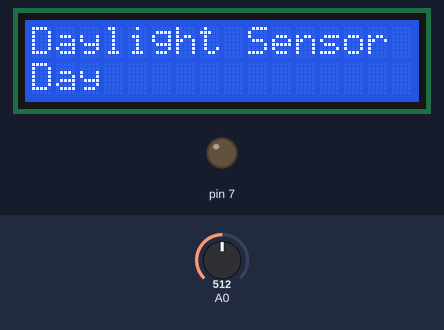
Bench run of a sketch on a simulated Arduino Uno, built with avr-gcc and run on an emulated ATmega328P. Shown: 16×2 character LCD, output pins drawn as LEDs (lit = HIGH). The inputs (shaded band) are chosen by the test bench; at power-on: A0 = 512.

Above: at 1.2 s.
1.3 s: A0 set to 463
2.8 s: A0 set to 441
At 3.4 s:
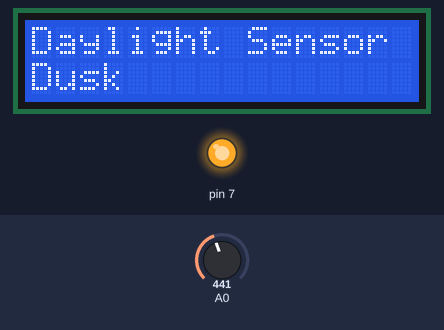
4.3 s: A0 set to 689
At 5.5 s:
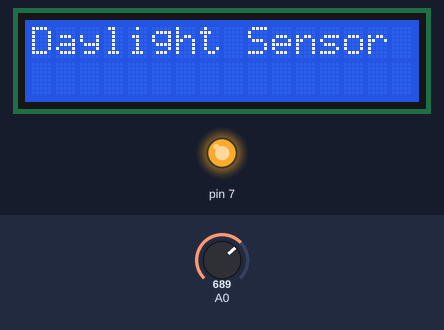
5.8 s: A0 set to 670
At 6.8 s:
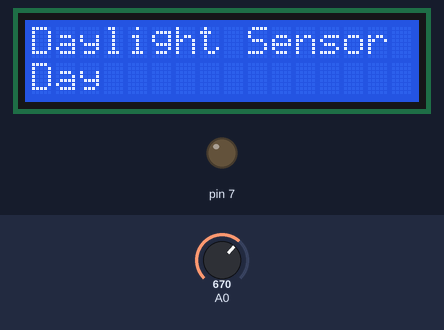
7.3 s: A0 set to 122
At 8.0 s:
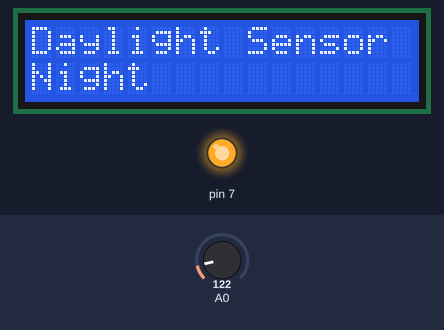
8.8 s: A0 set to 221
10.3 s: A0 set to 241
At 11.5 s:
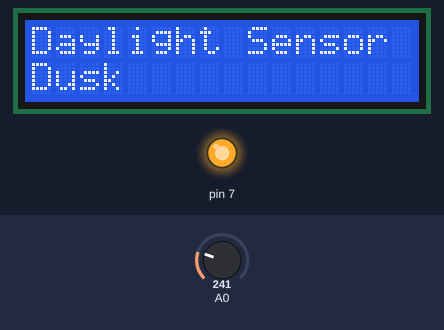
Timing chart, 0 to 12.8 s (numbered marks = the images above; inputs shaded):
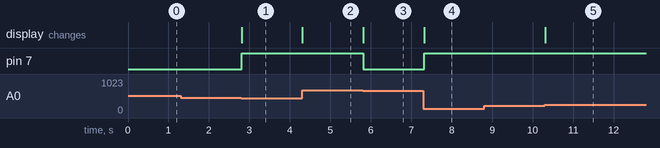

The sketch:

DaylightSensor.ino
```cpp
// C++ code
//
#include <Adafruit_LiquidCrystal.h>

Adafruit_LiquidCrystal lcd_1(0);
// min and max Value for the map function
const int sensorMin = 6;
const int sensorMax = 679;

// this will be used to check if the value has changed later
int lightValue = 0;

void setup()
{
  //Set the pins on the Arduino
  pinMode(A0, INPUT);
  pinMode(7, OUTPUT);

  //Initiate the LCD and set the title
  lcd_1.begin(16, 2);
  lcd_1.print("Daylight Sensor");
}

void loop()
{
  // get the Sensorvalue and create a map
  int sensorValue = analogRead(A0);
  int daylight = map(sensorValue, sensorMin, sensorMax, 0, 3);

  // set Cursor to display Daytime on second line
  lcd_1.setCursor(0, 1);


  // this will check if the value has changed otherwise the same value will be writen over and over
  if (sensorValue != lightValue) {
    lightValue = sensorValue;

    // clear the second line
    lcd_1.print("        ");
    lcd_1.setCursor(0, 1);

    // this will display the current Daytime, if it is night or dusk the lamp will be turned on,
    // at daytime the Lamp will stay off
    switch(daylight) {
      case 0:
        lcd_1.print("Night");
        digitalWrite(7, HIGH);
        break;
      case 1:
        lcd_1.print("Dusk");
        digitalWrite(7, HIGH);
        break;
      case 2:
        lcd_1.print("Day");
        digitalWrite(7, LOW);
        break;
    }
  }
}
```

Measured:
- the behaviour switches between 455 and 454 on A0 (found by bisection; images 0 and 1)
- the behaviour switches between 679 and 678 on A0 (found by bisection; images 2 and 3)
- the behaviour switches between 230 and 231 on A0 (found by bisection; images 4 and 5)
- after the input at 1.3 s, every drawn part: stays the same
- after the input at 2.8 s, pin 7: LOW → HIGH at once; the display: changes at once (image 1)
- after the input at 4.3 s, the display: changes at once (image 2)
- after the input at 5.8 s, pin 7: HIGH → LOW at once; the display: changes at once (image 3)
- after the input at 7.3 s, pin 7: LOW → HIGH at once; the display: changes at once (image 4)
- after the input at 8.8 s, every drawn part: stays the same
- after the input at 10.3 s, the display: changes at once (image 5)
